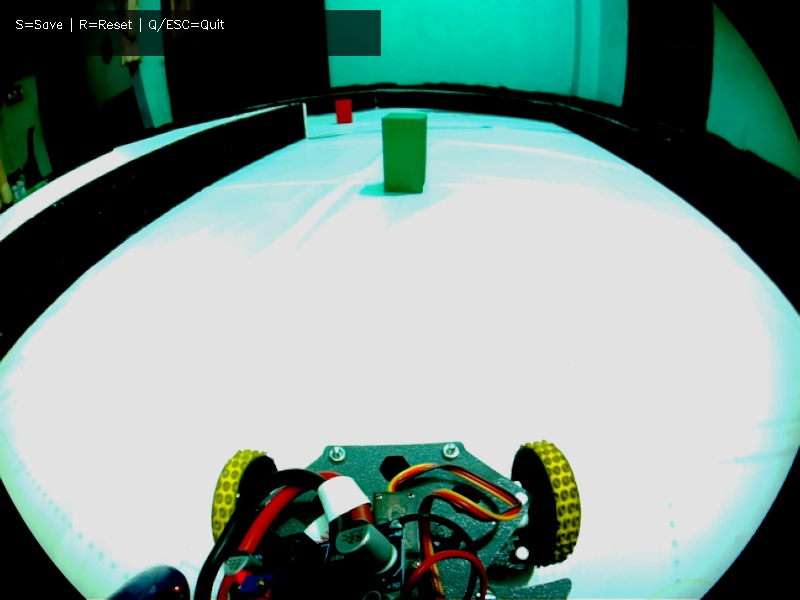
#> input picture src/capture_1763901614.jpg, 800 x 600 px, given in place of the camera
$ python ObstacleChallenge.py
#> lines starting #> are read from the running program, lines starting #| are printed output that depends on the picture; after the words box and inside, x2 and y2 are one past the last pixel; in counts of white or black regions, pixels touching at a corner belong together
### src/utlis.py

import cv2
import numpy as np
from math import atan


def create_mask(hsv, lower_limit, upper_limit, kernel):
    """Creates a mask with given HSV limits and applies morphological operations using a precomputed kernel."""
    mask = cv2.inRange(hsv, lower_limit, upper_limit)
    mask = cv2.dilate(mask, kernel, iterations=2)
    mask = cv2.erode(mask, kernel, iterations=2)
    return mask


def signal_detection(image, signal_size, weight, object_size, focal_distance, px, l):
    img = image.copy()
    # Reduce median blur kernel size for faster processing
    blurred = cv2.medianBlur(img, 7)  # Reduced from 15 to 7
    hsv = cv2.cvtColor(blurred, cv2.COLOR_BGR2HSV)
    height, width = img.shape[:2]

    # Precompute frequently used values
    area_threshold = height * width * 0.012
    left_boundary = width // 2 - object_size // 2
    right_boundary = width // 2 + object_size // 2

    # Create kernel once for morphological operations
    kernel = np.ones((11, 11), np.uint8)

    # Define color parameters in order (green, red, blue)
    color_params = [
        # (np.array([25, 150, 20]), np.array([85, 230, 255]), "Green", 1),
        # (np.array([97, 170, 50]), np.array([255, 255, 255]), "Red", 0),
        # (np.array([100, 100, 100]), np.array([135, 255, 255]), "Blue", 2)

        # Green (more flexible range)
        (np.array([35, 100, 50]), np.array([85, 255, 255]), "Green", 1),
        # (np.array([35, 100, 50]), np.array([85, 255, 255]), "Green", 1),
        # Red (split into two ranges because red wraps around 0 in HSV)
        (np.array([160, 100, 200]), np.array([180, 255, 255]), "Red", 0)  # Upper red
        # (np.array([160, 100, 60]), np.array([180, 255, 255]), "Red", 0)  # Upper red

    ]

    for lower, upper, color_name, color_id in color_params:
        mask = create_mask(hsv, lower, upper, kernel)
        # Use RETR_EXTERNAL for faster contour retrieval
        contours, _ = cv2.findContours(mask, cv2.RETR_EXTERNAL, cv2.CHAIN_APPROX_SIMPLE)
        # Process largest contours first
        contours = sorted(contours, key=cv2.contourArea, reverse=True)

        for cnt in contours:
            if cv2.contourArea(cnt) < area_threshold:
                continue  # Skip small contours

            (cx, cy), _ = cv2.minEnclosingCircle(cnt)
            x, y, w, h = cv2.boundingRect(cnt)
            # Draw bounding box and label
            cv2.rectangle(img, (x, y), (x + w, y + h), (255, 255, 0), 2)
            cv2.putText(img, color_name, (x, y), cv2.FONT_HERSHEY_SIMPLEX, 0.5, (255, 255, 255), 2)

            # Calculate distance and lateral position
            dis, latx = d_l(x + w // 2, h, signal_size, focal_distance, l)
            print(f"{color_name} Object lateral distance: {latx} cm")
            print(f"{color_name} Object distance: {dis} cm")

            # Calculate angle, handle division by zero
            try:
                angle = 100 - (180 / np.pi * (atan(dis / abs(latx))))
            except ZeroDivisionError:
                angle = 30
            angle = max(angle, 40)  # Ensure minimum angle

            if dis < 60:
                # Determine position relative to center
                if (color_id == 1 and cx < left_boundary) or \
                        (color_id == 0 and cx > right_boundary) or \
                        (color_id == 2 and cx < left_boundary):
                    pos = 1  # Left side
                else:
                    pos = 0  # Right side
                return img, [color_id, pos, angle, dis, latx]

    # No signal detected
    return img, [2, 0, 0, 0, 0]


def d_l(sx, sy, object_size, f, window_size):
    y_cm = sy * 0.0264583333  # Precompute conversion factor
    distance = int((f * object_size) / y_cm)
    x_cm = ((window_size // 2) - sx) * 0.0264583333
    lateral = int((x_cm * distance) / f)
    return distance, lateral

### src/ObstacleChallenge.py

import cv2
import numpy as np
import serial

from time import sleep
import time

from numpy.ma.core import angle

# from picamera2 import Picamera2
# import serial
import utlis

# Camera settings
CAM_WIDTH = 640
CAM_HEIGHT = 480

# Regions of Interest
ROI1 = [20, 170, 240, 220]  # Left lane
ROI2 = [400, 170, 620, 220]  # Right lane
ROI3 = [200, 300, 440, 350]  # Color markers
ROI4 = [0, 160, 640, 480]  # Signal detection area

# Color ranges
LOWER_BLACK = np.array([0, 0, 0])
UPPER_BLACK = np.array([180, 255, 50])

LOWER_ORANGE = np.array([5, 50, 50])
# LOWER_ORANGE = np.array([10, 100, 100])
UPPER_ORANGE = np.array([25, 255, 255])
LOWER_BLUE = np.array([90, 50, 50])
# LOWER_BLUE = np.array([90, 100, 100])
UPPER_BLUE = np.array([130, 255, 255])

# Control parameters
kp = 0.02
kd = 0.006
straightConst = 95
turnThresh = 150
exitThresh = 1500
tDeviation = 25
sharpRight = straightConst - tDeviation
sharpLeft = straightConst + tDeviation
maxRight = straightConst - 50
maxLeft = straightConst + 50

# Signal detection constants
PX_TO_CM = 0.00264583333
FOCAL_DISTANCE = 3  # cm
SIGNAL_SIZE = 10  # cm
WEIGHT = 5
OBJECT_SIZE = 30  # pixels
FRAME_WIDTH = 640  # Should match CAM_WIDTH
FRAME_HEIGHT = 480  # Should match CAM_HEIGHT


def find_contours(frame, lower_color, upper_color, roi):
    x1, y1, x2, y2 = roi
    roi_frame = frame[y1:y2, x1:x2]

    hsv = cv2.cvtColor(roi_frame, cv2.COLOR_BGR2HSV)
    mask = cv2.inRange(hsv, lower_color, upper_color)

    kernel = np.ones((5, 5), np.uint8)
    mask = cv2.morphologyEx(mask, cv2.MORPH_OPEN, kernel)
    mask = cv2.morphologyEx(mask, cv2.MORPH_CLOSE, kernel)

    contours, _ = cv2.findContours(mask, cv2.RETR_EXTERNAL, cv2.CHAIN_APPROX_SIMPLE)
    return contours


def max_contour(contours):
    if not contours:
        return (0, None)
    largest = max(contours, key=cv2.contourArea)
    return (cv2.contourArea(largest), largest)


def display_roi(frame, rois, color):
    for roi in rois:
        x1, y1, x2, y2 = roi
        cv2.rectangle(frame, (x1, y1), (x2, y2), color, 2)
    return frame


# [9 lines of commented-out code are left out]

def process_signal_data(data):
    # if len(data) < 5:
    #     return "INVALID DATA"

    if data[0] == 1:
        if data[4] < -5:
            # ser.write(b"left\n")
            # return "left"
            return "centered"
        else:
            # ser.write(b"centered\n")
            # print(data[4])
            # return "centered"
            return "left"

    elif data[0] == 0:
        if data[4] < 15:
            # ser.write(b"right\n")
            return "right"
        else:
            # ser.write(b"centered\n")
            return "centered"

    # ser.write(b"FOLLOW\n")
    return "WALL FOLLOW"
    # return {angle}
arduino = serial.Serial(port='/dev/ttyUSB0', baudrate=115200, timeout=0.05)  # For Linux

time.sleep(2)  # Wait for Arduino to reset

# ser = serial.Serial('/dev/ttyACMC0', 115200, timeout=1.0)
#     ser.flush()
def main():
    # [13 lines of commented-out code are left out]
    cap = cv2.VideoCapture(0)
    # cap = cv2.VideoCapture('wro2020-fe-POV2-120d-ezgif.com-resize.gif')
    cap.set(cv2.CAP_PROP_FRAME_WIDTH, CAM_WIDTH)
    cap.set(cv2.CAP_PROP_FRAME_HEIGHT, CAM_HEIGHT)

    # State variables
    lTurn = rTurn = False
    t = angle = prevAngle = aDiff = prevDiff = 0
    lDetected = start = False
    debug = True
    turnDir = "none"

    while True:
        ret, frame = cap.read()
#> frame is the input picture: shape (600, 800, 3); mean B, G, R 140.3, 146.6, 122.2
        if not ret:
            break

        frame = cv2.flip(frame, 1)

        # Extract ROI4 region for signal detection
        x1, y1, x2, y2 = ROI4
        roi4_frame = frame[y1:y2, x1:x2].copy()

        # Signal detection
        signal_img, signal_data = utlis.signal_detection(
            roi4_frame, SIGNAL_SIZE, WEIGHT, OBJECT_SIZE,
            FOCAL_DISTANCE, PX_TO_CM, FRAME_WIDTH
        )
#> in signal_detection, `hsv = cv2.cvtColor(blurred, cv2.COLOR_BGR2HSV)`: hsv: shape (320, 640, 3); mean H, S, V 19.9, 21.6, 203.4
#> the loop in signal_detection, `for lower, upper, color_name, color_id in color_params:` made 1 pass
#> pass 1, in create_mask, `mask = cv2.erode(mask, kernel, iterations=2)`:
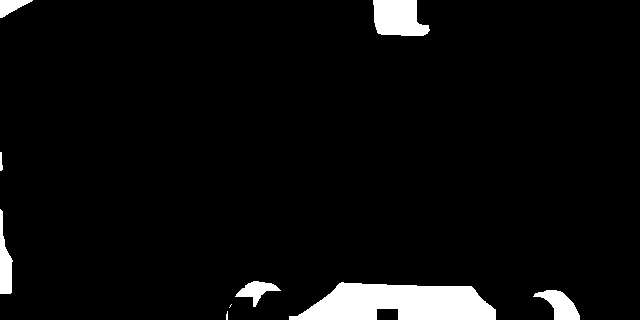
#> mask: shape (320, 640); 4.7% white; 9 white regions (2 under 20 px), largest, box (x1, y1, x2, y2) and area: (289, 282, 496, 320) 5747, (373, 0, 430, 36) 1628, (533, 290, 580, 320) 740
#> after the loop in signal_detection, `for lower, upper, color_name, color_id in color_params:`:
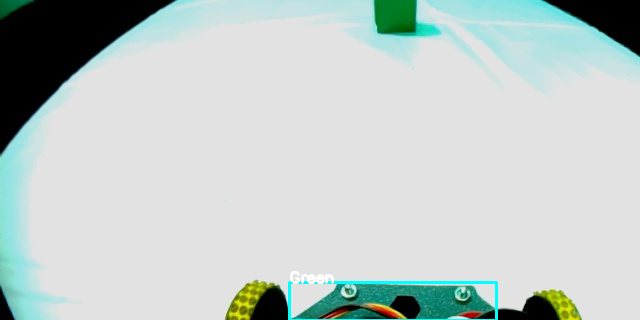
#> img: shape (320, 640, 3); mean B, G, R 200.9, 203.5, 192.4
#> signal_data = [1, 0, 41.83, 29, -18]

        # Find contours for lanes and markers
        cListLeft = find_contours(frame, LOWER_BLACK, UPPER_BLACK, ROI1)
#> in find_contours, `hsv = cv2.cvtColor(roi_frame, cv2.COLOR_BGR2HSV)`: hsv: shape (50, 220, 3); mean H, S, V 41, 35, 120.3
#> in find_contours, `mask = cv2.inRange(hsv, lower_color, upper_color)`:
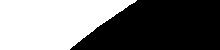
#> mask: shape (50, 220); 46.4% white; 1 white region, box (x1, y1, x2, y2) and area: (0, 0, 137, 50) 5107
#> in find_contours, `mask = cv2.morphologyEx(mask, cv2.MORPH_OPEN, kernel)`: mask: shape (50, 220); 46.4% white; 1 white region, box (x1, y1, x2, y2) and area: (0, 0, 135, 50) 5104
#> in find_contours, `mask = cv2.morphologyEx(mask, cv2.MORPH_CLOSE, kernel)`: mask: shape (50, 220); 46.4% white; 1 white region
#> in find_contours, `contours, _ = cv2.findContours(mask, cv2.RETR_EXTERNAL, cv2.CHAIN_APPR..`: contours = 1 contour; box (x1, y1, x2, y2) and area: (0, 0, 135, 50) 4946
#> cListLeft has the same summary as contours in find_contours
        cListRight = find_contours(frame, LOWER_BLACK, UPPER_BLACK, ROI2)
#> in find_contours (call 2), `roi_frame = frame[y1:y2, x1:x2]`:
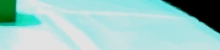
#> roi_frame: shape (50, 220, 3); mean B, G, R 198.9, 202.5, 157.3
#> in find_contours (call 2), `hsv = cv2.cvtColor(roi_frame, cv2.COLOR_BGR2HSV)`: hsv: shape (50, 220, 3); mean H, S, V 81.5, 65.9, 203.1
#> in find_contours (call 2), `mask = cv2.inRange(hsv, lower_color, upper_color)`:
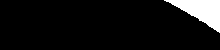
#> mask: shape (50, 220); 8.1% white; 1 white region, box (x1, y1, x2, y2) and area: (164, 0, 220, 33) 893
#> in find_contours (call 2), `mask = cv2.morphologyEx(mask, cv2.MORPH_OPEN, kernel)`: mask: shape (50, 220); 8% white; 1 white region
#> in find_contours (call 2), `contours, _ = cv2.findContours(mask, cv2.RETR_EXTERNAL, cv2.CHAIN_APPR..`: contours = 1 contour; box (x1, y1, x2, y2) and area: (169, 0, 220, 32) 816
#> cListRight has the same summary as contours in find_contours
        cListOrange = find_contours(frame, LOWER_ORANGE, UPPER_ORANGE, ROI3)
#> in find_contours (call 3), `roi_frame = frame[y1:y2, x1:x2]`: roi_frame: shape (50, 240, 3); every value is 226
#> in find_contours (call 3), `hsv = cv2.cvtColor(roi_frame, cv2.COLOR_BGR2HSV)`: hsv: shape (50, 240, 3); mean H, S, V 0, 0, 226
#> in find_contours (call 3), `mask = cv2.inRange(hsv, lower_color, upper_color)`: mask: shape (50, 240); every value is 0
#> cListOrange = []
        cListBlue = find_contours(frame, LOWER_BLUE, UPPER_BLUE, ROI3)
#> cListBlue = []

        # Get areas
        leftArea, _ = max_contour(cListLeft)
#> in max_contour, `largest = max(contours, key=cv2.contourArea)`: largest = contour of 41 points, box (x1, y1, x2, y2) (0, 0, 135, 50), area 4946
#> leftArea = 4945.5
        rightArea, _ = max_contour(cListRight)
#> rightArea = 816
        orangeArea, _ = max_contour(cListOrange)
#> orangeArea = 0
        blueArea, _ = max_contour(cListBlue)
#> blueArea = 0

        # Process signal data
        action = process_signal_data(signal_data)
#> action = 'centered'
        # print(f"Action: {action}")

        # Marker detection
        if orangeArea > 100:
            lDetected = True
            if turnDir == "none":
                turnDir = "right"
        elif blueArea > 100:
            lDetected = True
            if turnDir == "none":
                turnDir = "left"

        # Steering calculation
        aDiff = rightArea - leftArea
#> aDiff = -4129.5
        angle = int(max(straightConst + aDiff * kp + (aDiff - prevDiff) * kd, 0))
#> angle = 0

        # Turn detection
        if leftArea <= turnThresh and not rTurn:
            lTurn = True
        elif rightArea <= turnThresh and not lTurn:
            rTurn = True

        # Turn exit logic
        if (rTurn and rightArea > exitThresh) or (lTurn and leftArea > exitThresh):
            lTurn = rTurn = False
            prevDiff = 0
            if lDetected:
                t += 1
                lDetected = False
                print(f"Completed turns: {t}")

        # Angle clamping
        angle = np.clip(angle, maxRight, maxLeft)# if rTurn or lTurn else \
#> angle = 45
            # np.clip(angle, sharpRight, sharpLeft)

        # Debug display
        if debug:
            debug_frame = frame.copy()
            debug_frame = display_roi(debug_frame, [ROI1, ROI2, ROI3, ROI4], (255, 0, 255))
#> after the loop in display_roi, `for roi in rois:`:
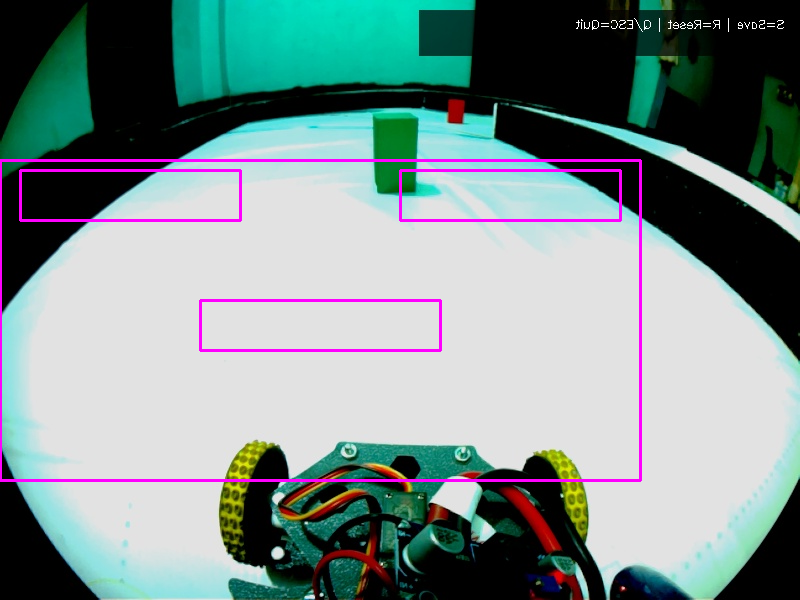
#> frame: shape (600, 800, 3); mean B, G, R 142.6, 143.3, 124.9

            # Draw contours
            for roi, contours in [(ROI1, cListLeft), (ROI2, cListRight), (ROI3, cListOrange)]:
                x, y, w, h = roi
                cv2.drawContours(debug_frame[y:h, x:w], contours, -1, (0, 255, 0), 2)
#> this loop made 3 passes
#> (x, y, w, h) on passes 1 to 2: (20, 170, 240, 220), (400, 170, 620, 220)
#> (contours, x, y, w, h) on pass 3: ([], 200, 300, 440, 350)

            # Display info
            status = f"Angle: {angle} | Turns: {t} | L: {leftArea} | R: {rightArea}"
            cv2.putText(debug_frame, status, (10, 30), cv2.FONT_HERSHEY_SIMPLEX, 0.7, (0, 255, 255), 2)
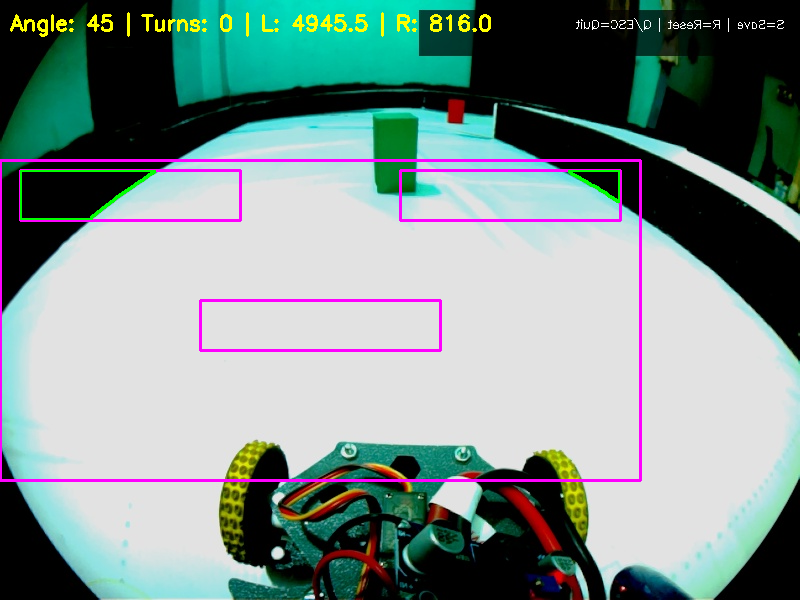
#> debug_frame: shape (600, 800, 3); 0.83% of pixels changed, all inside (x1, y1, x2, y2) = (10, 12, 620, 220)
            cv2.imshow("Debug View", debug_frame)
            cv2.imshow("Signal Detection", signal_img)

        prevDiff = aDiff
#> prevDiff = -4129.5
        prevAngle = angle
#> prevAngle = 45

        # Process signal data
        action = process_signal_data(signal_data)
        print(f"Action: {action}")
#| Action: centered

        if action == "left":
            angle = 42  # Constant angle for left
            arduino.write(f"{angle}\n".encode())
        elif action == "right":
            angle = 142  # Constant angle for right
            arduino.write(f"{angle}\n".encode())
        elif action == "centered":
            angle = 92
            arduino.write(f"{angle}\n".encode())
        else:
            # Use the calculated angle from PD control
            arduino.write(f"{angle}\n".encode())

        # Exit conditions
        if t >= 12 and abs(angle - straightConst) <= 10:
            print("Lap completed!")
            # ser.write(b"stop\n")
            break
        if cv2.waitKey(1) & 0xFF == ord('q'):
#> (key q is pressed here)
            break

    cap.release()
    cv2.destroyAllWindows()


if __name__ == '__main__':
    main()

# [194 lines of commented-out code are left out]

$ run again, on src/capture_1763970114.jpg
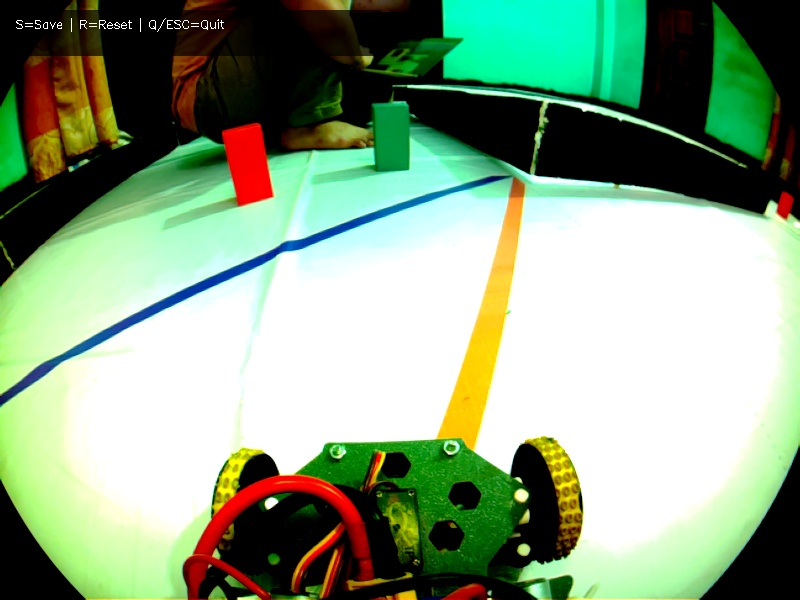
#> input picture src/capture_1763970114.jpg, 800 x 600 px, given in place of the camera
#> in main, frame is the input picture: shape (600, 800, 3); mean B, G, R 132, 161.3, 137.3
#> after the loop in signal_detection, `for lower, upper, color_name, color_id in color_params:`:
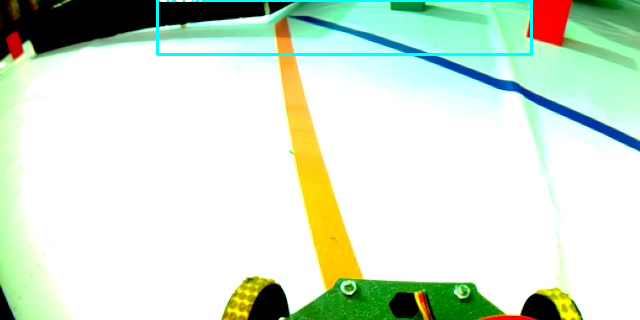
#> img: shape (320, 640, 3); mean B, G, R 208.4, 227.2, 209.4
#> signal_data = [1, 0, 40, 20, -4]
#> in find_contours, `contours, _ = cv2.findContours(mask, cv2.RETR_EXTERNAL, cv2.CHAIN_APPR..`: contours = 1 contour; box (x1, y1, x2, y2) and area: (0, 0, 220, 43) 4816
#> cListLeft has the same summary as contours in find_contours
#> cListRight = []
#> roi_frame: shape (50, 240, 3)
#> in find_contours (call 3), `contours, _ = cv2.findContours(mask, cv2.RETR_EXTERNAL, cv2.CHAIN_APPR..`: contours = 1 contour; box (x1, y1, x2, y2) and area: (92, 0, 130, 50) 1234
#> cListOrange has the same summary as contours in find_contours
#> cListBlue = []
#> largest = contour of 84 points, box (x1, y1, x2, y2) (0, 0, 220, 43), area 4816
#> leftArea = 4816.5
#> rightArea = 0
#> orangeArea = 1234.5
#> blueArea = 0
#> action = 'left'
#> aDiff = -4816.5
#> in main, `angle = int(max(straightConst + aDiff * kp + (aDiff - prevDiff) * kd, ..`: angle = 0
#> in main, `angle = np.clip(angle, maxRight, maxLeft)# if rTurn or lTurn else \`: angle = 45
#> the loop in main, `for roi, contours in [(ROI1, cListLeft), (ROI2, cListRight), (ROI3, cL..` made 3 passes
#> (x, y, w, h) on passes 1, 3: (20, 170, 240, 220), (200, 300, 440, 350)
#> status = 'Angle: 45 | Turns: 0 | L: 4816.5 | R: 0'
#> in main, `cv2.putText(debug_frame, status, (10, 30), cv2.FONT_HERSHEY_SIMPLEX, 0..`:
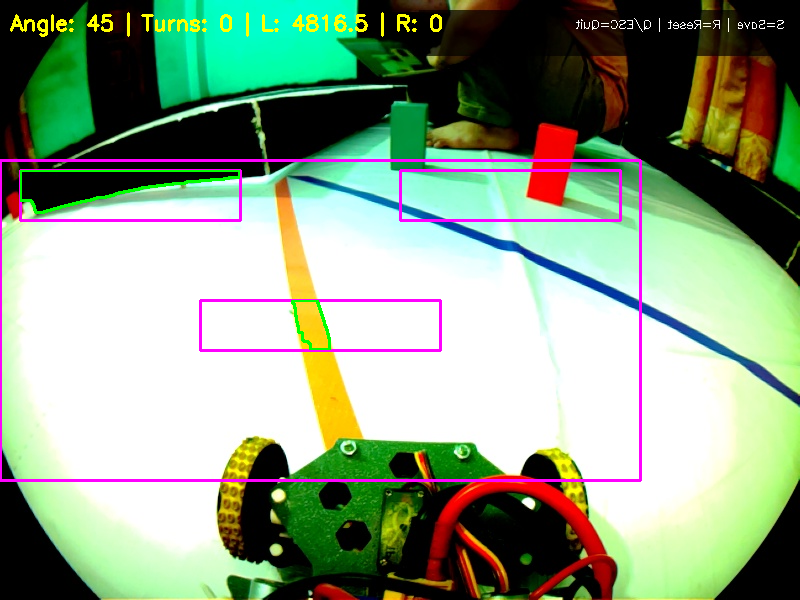
#> debug_frame: shape (600, 800, 3); mean B, G, R 133.6, 158.9, 140.4
#> prevDiff = -4816.5
#> prevAngle = 45
#| Action: left
